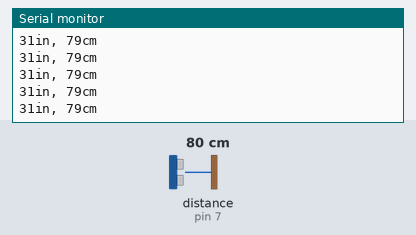
Recording of a sketch running on a simulated Arduino Uno, built with avr-gcc and run on an emulated ATmega328P. Parts: the last lines printed to the serial monitor. Wiring (inferred from the names in the program): ultrasonic range finder: trigger pin 6; echo pin 7. Inputs (shaded band) come from the test bench; at power-on: distance to the obstacle (sensor on pin 7) 80 cm. The echo pulse lasts 58.3 µs per cm.

Above: at 1.2 s.
1.3 s: distance to the obstacle (sensor on pin 7) set to 2 cm
At 1.38 s:
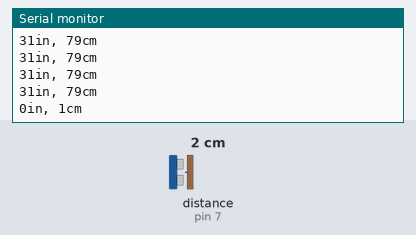
4.3 s: distance to the obstacle (sensor on pin 7) set to 4 cm
At 4.3 s:
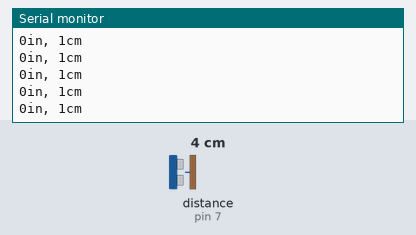
5.8 s: distance to the obstacle (sensor on pin 7) set to 299 cm
At 5.83 s:
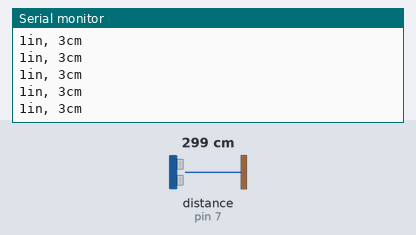
Timing chart, 0 to 8.8 s (numbered marks = the images above; inputs shaded):
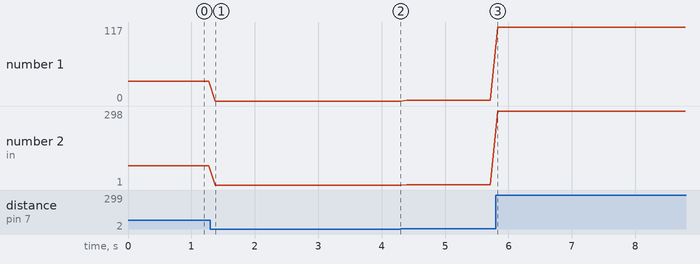

Measured:
- after the input at 1.3 s, the serial monitor: prints a new line after 0.07 s (image 1)
- plotted number 1: 31 → 0 after the input at 1.3 s, 1 → 117 after the input at 5.8 s
- plotted number 2: 79 → 1 after the input at 1.3 s, 1 → 3 after the input at 4.3 s, 3 → 298 after the input at 5.8 s

The sketch:

ultrasonic_sensor_hc_sr04.ino
```cpp
// This code is using Ultrasonic sensor HC-SR04

const int triggerPin = 6;
const int echoPin = 7;

void setup() {
  pinMode(triggerPin, OUTPUT);
  pinMode(echoPin, INPUT);
  Serial.begin(9600); // Starting Serial Terminal
}

void loop() {
  long duration, inches, cm;

  // clean up the pin
  digitalWrite(triggerPin, LOW);
  delayMicroseconds(2);

  // send ultrawave pulse (set to HIGH for 10 microsecs)
  digitalWrite(triggerPin, HIGH);
  delayMicroseconds(10);
  digitalWrite(triggerPin, LOW);

  duration = pulseIn(echoPin, HIGH);
  inches = microsecondsToInches(duration);
  cm = microsecondsToCentimeters(duration);
  Serial.print(inches);
  Serial.print("in, ");
  Serial.print(cm);
  Serial.print("cm");
  Serial.println();
  delay(100);
}

// kind of magic number result
// we measure speed of sound with microsecs traveled
// to get the inches or centimeters
long microsecondsToInches(long microseconds) {
   return microseconds / 74 / 2;
}

// speed of sound is 343m/s in dry air 20 deg C
// so it is 0.0343cm/microsecs
long microsecondsToCentimeters(long microseconds) {
   return microseconds / 2 * 0.0343;
}
```
